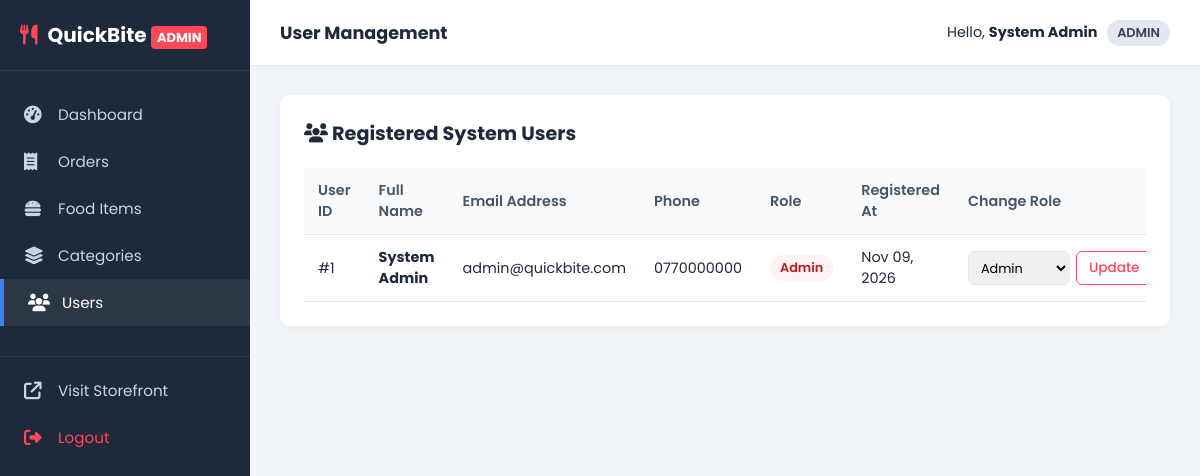
The page /admin/users.php (signed in) on the database its author committed.
### tables this page shows
CREATE TABLE users (
    user_id INT AUTO_INCREMENT PRIMARY KEY,
    name VARCHAR(100) NOT NULL,
    email VARCHAR(150) NOT NULL UNIQUE,
    phone VARCHAR(20),
    password VARCHAR(255) NOT NULL,
    role ENUM('customer', 'admin', 'staff') DEFAULT 'customer',
    created_at TIMESTAMP DEFAULT CURRENT_TIMESTAMP
);

### admin/users.php (the view, shortened to what this page needs)
<?php
require_once 'header.php';
$conn = getDBConnection();
$users = $conn->query("SELECT user_id, name, email, phone, role, created_at FROM users ORDER BY user_id DESC");
?>
<div class="admin-table-card">
    <h3><span><i class="fa-solid fa-users"></i> Registered System Users</span></h3>
    <div style="overflow-x: auto;">
        <table class="admin-table">
            <thead>
                <tr>
                    <th>User ID</th>
                    <th>Full Name</th>
                    <th>Email Address</th>
                    <th>Phone</th>
                    <th>Role</th>
                    <th>Registered At</th>
                    <th>Change Role</th>
                </tr>
            </thead>
            <tbody>
                <?php while ($u = $users->fetch_assoc()): ?>
                    <tr>
                        <td>#<?php echo $u['user_id']; ?></td>
                        <td><strong><?php echo htmlspecialchars($u['name']); ?></strong></td>
                        <td><?php echo htmlspecialchars($u['email']); ?></td>
                        <td><?php echo htmlspecialchars($u['phone'] ?? '-'); ?></td>
                        <td>
                            <span class="status-badge" style="
                                <?php
                                    if ($u['role'] === 'admin') echo 'background:#fef2f2; color:#b91c1c;';
                                    elseif ($u['role'] === 'staff') echo 'background:#eff6ff; color:#1d4ed8;';
                                    else echo 'background:#f1f5f9; color:#475569;';
                                ?>
                            ">
                                <?php echo ucfirst($u['role']); ?>
                            </span>
                        </td>
                        <td><?php echo date("M d, Y", strtotime($u['created_at'])); ?></td>
                        <td>
                            <form method="POST" action="users.php" style="display: flex; gap: 6px;">
                                <select name="role" class="form-control" style="padding: 4px 8px; font-size: 0.8rem; width: auto;">
                                    <option value="admin" <?php echo $u['role'] === 'admin' ? 'selected' : ''; ?>>Admin</option>
                                </select>
                                <button type="submit" class="btn btn-outline btn-sm">Update</button>
                            </form>
                        </td>
                    </tr>
                <?php endwhile; ?>
            </tbody>
        </table>
    </div>
</div>
<?php require_once 'footer.php'; ?>

### assets/css/style.css (style rules this page uses)
:root { --primary: #ff4757; --primary-hover: #e84118; --secondary: #2f3542; --accent: #ffa502; --background: #f8f9fa; --card-bg: #ffffff; --text-main: #2d3436; --text-muted: #636e72; --border-color: #e2e8f0; --success: #2ed573; --warning: #eccc68; --danger: #ff4757; --info: #1e90ff; --shadow-sm: 0 2px 4px rgba(0,0,0,0.04); --shadow-md: 0 5px 15px rgba(0,0,0,0.08); --shadow-lg: 0 10px 25px rgba(0,0,0,0.12); --radius-sm: 6px; --radius-md: 12px; --radius-lg: 20px; --transition: all 0.25s ease-in-out; }
* { margin: 0; padding: 0; box-sizing: border-box; font-family: 'Poppins', sans-serif; }
body { background-color: var(--background); color: var(--text-main); display: flex; flex-direction: column; min-height: 100vh; }
.btn { display: inline-flex; align-items: center; justify-content: center; gap: 8px; padding: 10px 20px; font-size: 0.95rem; font-weight: 500; border-radius: var(--radius-sm); cursor: pointer; border: none; transition: var(--transition); }
.btn-outline { background: transparent; color: var(--primary); border: 1.5px solid var(--primary); }
.btn-sm { padding: 6px 12px; font-size: 0.85rem; }
.form-control { width: 100%; padding: 11px 14px; font-size: 0.95rem; border: 1.5px solid var(--border-color); border-radius: var(--radius-sm); outline: none; transition: var(--transition); }
.status-badge { padding: 4px 10px; border-radius: 20px; font-size: 0.8rem; font-weight: 600; display: inline-block; }

### assets/css/admin.css (style rules this page uses)
:root { --sidebar-width: 250px; --sidebar-bg: #1e293b; --sidebar-color: #cbd5e1; --sidebar-active: #3b82f6; --header-height: 65px; }
body.admin-body { display: flex; min-height: 100vh; background-color: #f1f5f9; color: #1e293b; margin: 0; }
.admin-table-card { background: #fff; border-radius: 10px; box-shadow: 0 2px 6px rgba(0,0,0,0.04); padding: 24px; margin-bottom: 30px; }
.admin-table-card h3 { margin-bottom: 20px; font-size: 1.2rem; display: flex; justify-content: space-between; align-items: center; }
.admin-table { width: 100%; border-collapse: collapse; }
.admin-table th, .admin-table td { padding: 12px 14px; text-align: left; border-bottom: 1px solid #e2e8f0; font-size: 0.9rem; }
.admin-table th { background-color: #f8fafc; color: #475569; font-weight: 600; }

### rows shown on the page
users: user_id "1", name "System Admin", email "admin@quickbite.com", phone "0770000000", role "Admin", created_at "Nov 09, 2026"

### other values the page prints
$adminTitle "User Management"
$user['name'] "System Admin"
$user['role'] "ADMIN"
